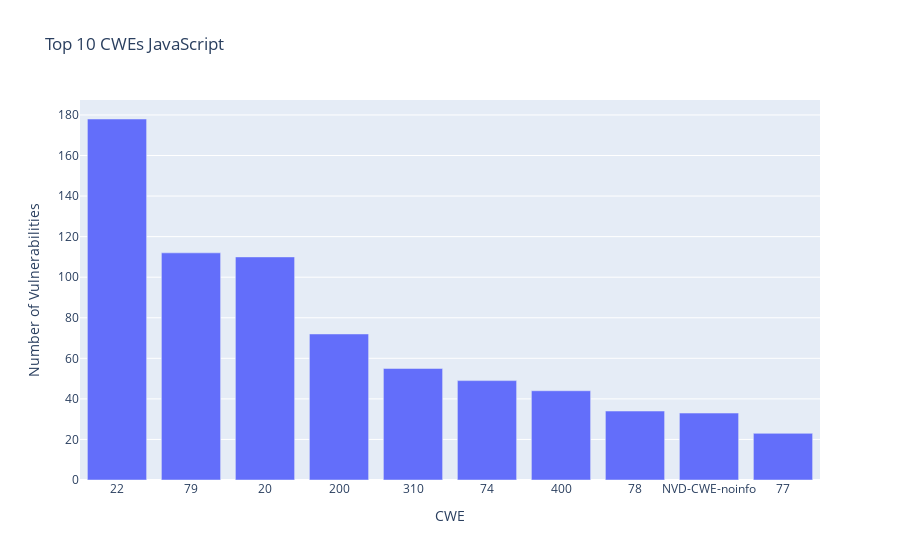

Here is the notebook cell this chart was saved with:
### Code cell
fig = go.Figure()
fig.add_bar(x=top10_cwe["cwe"], y=top10_cwe.c)

fig.update_layout(title='Top 10 CWEs JavaScript',
                  xaxis = dict(title='CWE', type='category'),
                  yaxis = dict(title='Number of Vulnerabilities'))

### Figure 1 — Plotly figure (JSON) as saved in the notebook; plotly's stock layout.template omitted (floating-point values rounded to 4 significant figures)
{"data": [{"type": "bar", "x": ["22", "79", "20", "200", "310", "74", "400", "78", "NVD-CWE-noinfo", "77"], "y": [178, 112, 110, 72, 55, 49, 44, 34, 33, 23]}], "layout": {"autosize": true, "title": {"text": "Top 10 CWEs JavaScript"}, "xaxis": {"autorange": true, "range": [-0.5, 9.5], "title": {"text": "CWE"}, "type": "category"}, "yaxis": {"autorange": true, "range": [0, 187.4], "title": {"text": "Number of Vulnerabilities"}, "type": "linear"}}}
